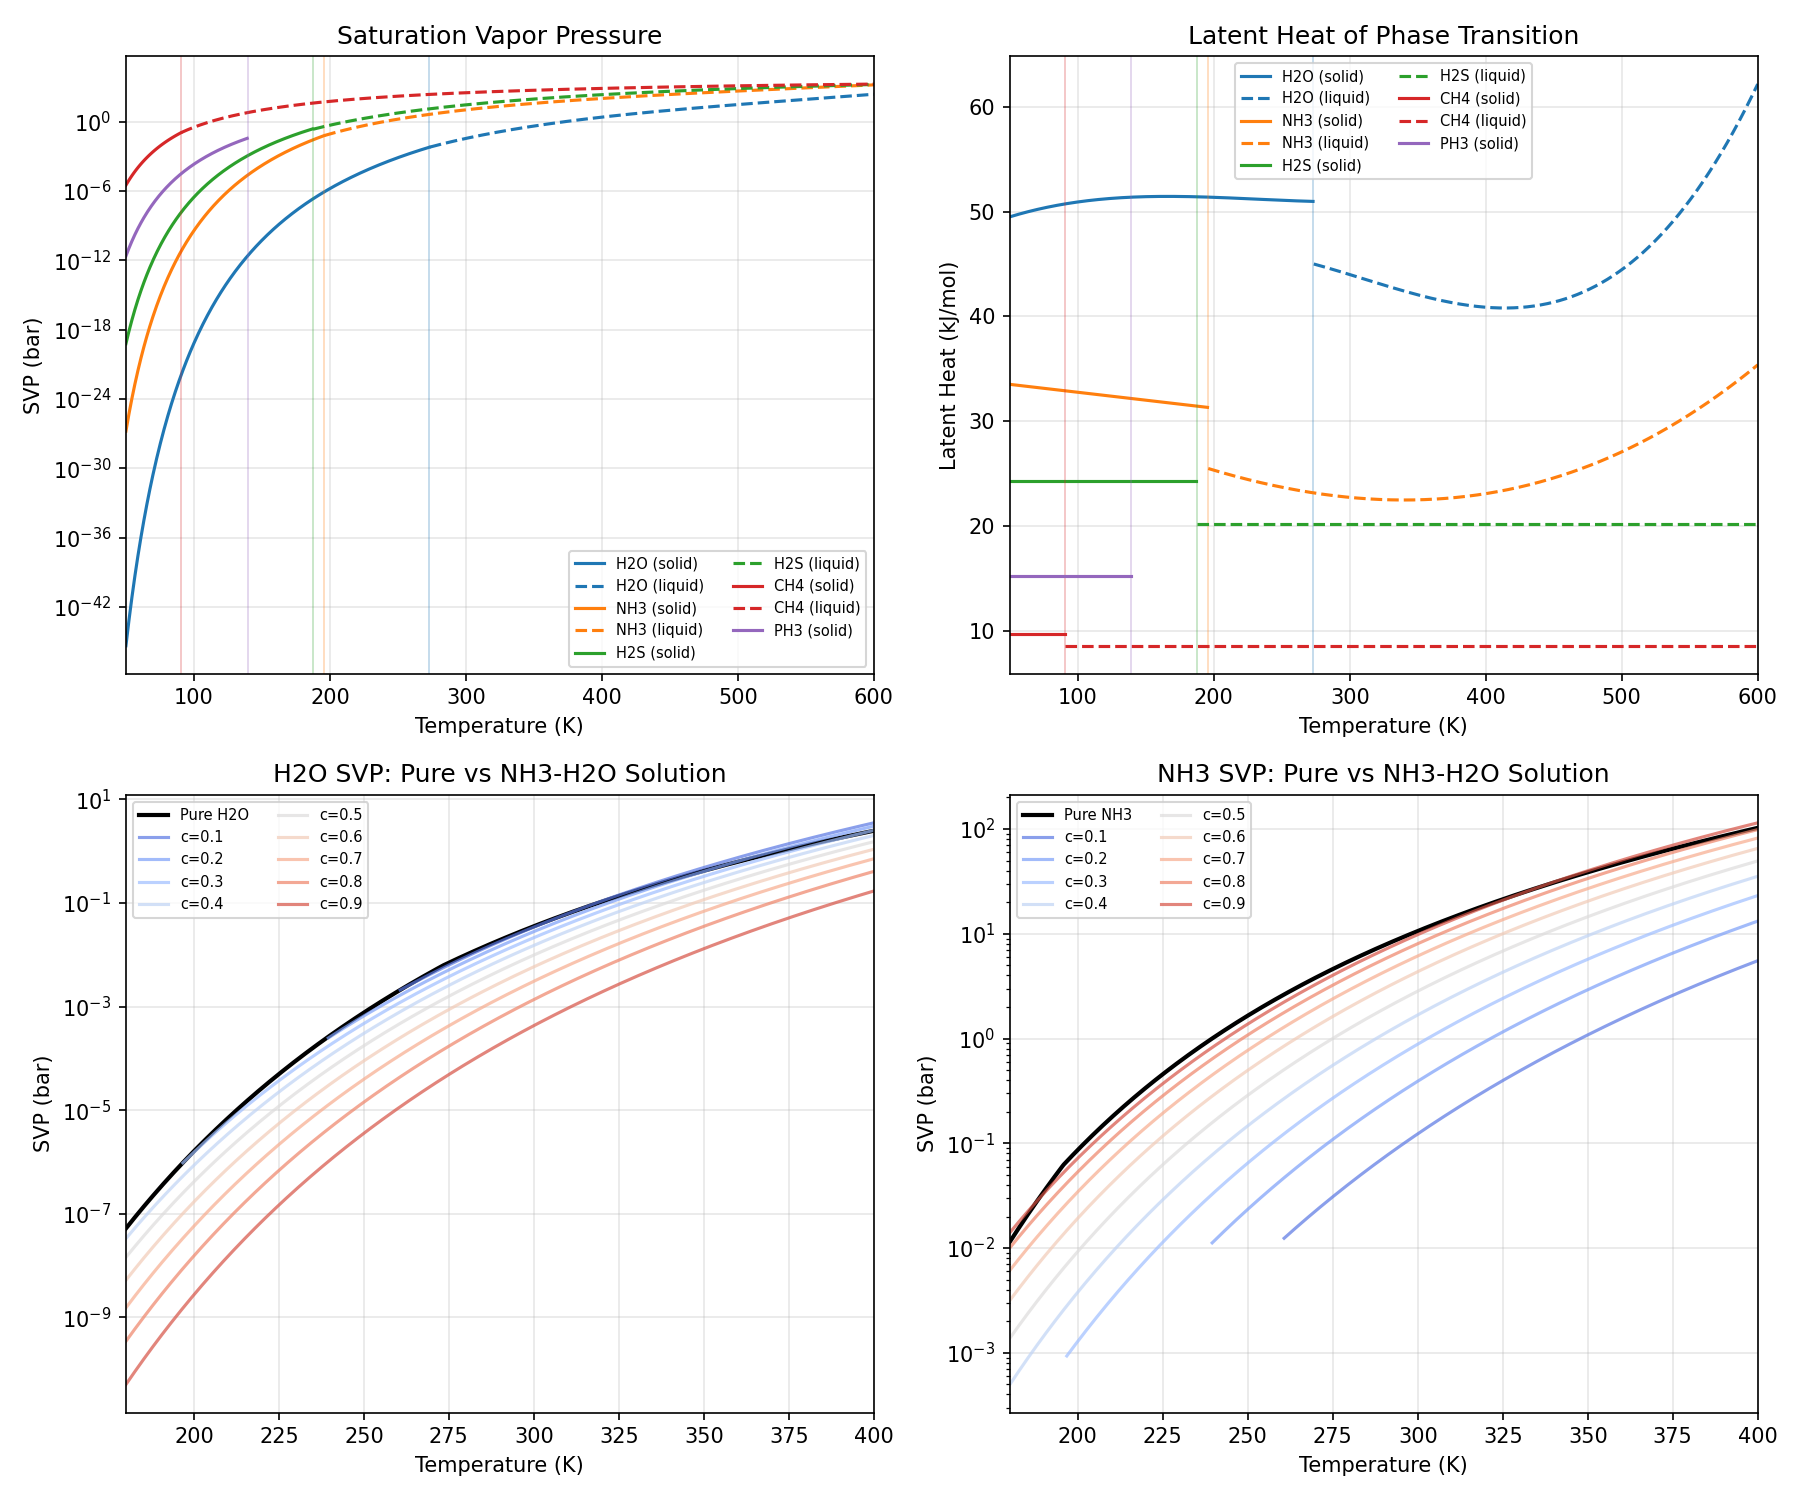

Python code for this plot:
"""
Visual inspection of saturation vapor pressures and latent heats.

Panel 1: SVP vs temperature for all species (solid + liquid phases)
Panel 2: Latent heat vs temperature for all species (solid + liquid phases)
Panel 3: H2O SVP — pure vs NH3-H2O solution at various concentrations
Panel 4: NH3 SVP — pure vs NH3-H2O solution at various concentrations

Run: uv run python tests/scripts/test_svp.py
"""

import numpy as np
import matplotlib.pyplot as plt

from eccm_mrtm.eccm import thermo

Z = 1.0

SPECIES = {
    "H2O": {
        "solid": thermo.h2o_solid_saturation_vapor_pressure,
        "liquid": thermo.h2o_liquid_saturation_vapor_pressure,
        "triple": thermo.H2O_TRIPLE_POINT,
        "color": "tab:blue",
    },
    "NH3": {
        "solid": thermo.nh3_solid_saturation_vapor_pressure,
        "liquid": thermo.nh3_liquid_saturation_vapor_pressure,
        "triple": thermo.NH3_TRIPLE_POINT,
        "color": "tab:orange",
    },
    "H2S": {
        "solid": thermo.h2s_solid_saturation_vapor_pressure,
        "liquid": thermo.h2s_liquid_saturation_vapor_pressure,
        "triple": thermo.H2S_TRIPLE_POINT,
        "color": "tab:green",
    },
    "CH4": {
        "solid": thermo.ch4_solid_saturation_vapor_pressure,
        "liquid": thermo.ch4_liquid_saturation_vapor_pressure,
        "triple": thermo.CH4_TRIPLE_POINT,
        "color": "tab:red",
    },
    "PH3": {
        "solid": thermo.ph3_solid_saturation_vapor_pressure,
        "liquid": None,
        "triple": thermo.PH3_TRIPLE_POINT,
        "color": "tab:purple",
    },
}

T = np.linspace(50, 600, 1000)

# Compute SVP and latent heat for all species across both phases
svp_data = {}
lh_data = {}
for name, spec in SPECIES.items():
    tp = spec["triple"]
    svp_arr = np.full_like(T, np.nan)
    lh_arr = np.full_like(T, np.nan)

    for i, Ti in enumerate(T):
        if Ti < tp:
            s, l = spec["solid"](Ti, Z)
            svp_arr[i] = s
            lh_arr[i] = l
        else:
            if spec["liquid"] is not None:
                s, l = spec["liquid"](Ti, Z)
                svp_arr[i] = s
                lh_arr[i] = l
            else:
                s, l = spec["solid"](Ti, Z)
                svp_arr[i] = s
                lh_arr[i] = l

    svp_data[name] = svp_arr
    lh_data[name] = lh_arr

# Solution SVP comparison
concentrations = np.arange(0.0, 1.1, 0.1)
T_sol = np.linspace(180, 400, 500)

sol_h2o = {}
sol_nh3 = {}
for c in concentrations:
    h2o_svp = np.full_like(T_sol, np.nan)
    nh3_svp = np.full_like(T_sol, np.nan)
    Tf = thermo.h2o_nh3h2osolution_freezing_point(c)
    for i, Ti in enumerate(T_sol):
        if Ti >= Tf:
            h2o_svp[i] = thermo.h2o_nh3h2osolution_saturation_vapor_pressure(Ti, c, Z)[
                0
            ]
            nh3_svp[i] = thermo.nh3_nh3h2osolution_saturation_vapor_pressure(Ti, c, Z)[
                0
            ]
    sol_h2o[c] = h2o_svp
    sol_nh3[c] = nh3_svp

# Pure comparison curves
pure_h2o_svp = np.full_like(T_sol, np.nan)
pure_nh3_svp = np.full_like(T_sol, np.nan)
for i, Ti in enumerate(T_sol):
    if Ti < thermo.H2O_TRIPLE_POINT:
        pure_h2o_svp[i] = thermo.h2o_solid_saturation_vapor_pressure(Ti, Z)[0]
    else:
        pure_h2o_svp[i] = thermo.h2o_liquid_saturation_vapor_pressure(Ti, Z)[0]
    if Ti < thermo.NH3_TRIPLE_POINT:
        pure_nh3_svp[i] = thermo.nh3_solid_saturation_vapor_pressure(Ti, Z)[0]
    else:
        pure_nh3_svp[i] = thermo.nh3_liquid_saturation_vapor_pressure(Ti, Z)[0]

# --- Plotting ---
fig, axes = plt.subplots(2, 2, figsize=(12, 10))

# Panel 1: SVP vs T
ax = axes[0, 0]
for name, spec in SPECIES.items():
    tp = spec["triple"]
    mask_solid = T < tp
    mask_liquid = T >= tp
    ax.semilogy(
        T[mask_solid],
        svp_data[name][mask_solid],
        "-",
        color=spec["color"],
        label=f"{name} (solid)",
    )
    if spec["liquid"] is not None:
        ax.semilogy(
            T[mask_liquid],
            svp_data[name][mask_liquid],
            "--",
            color=spec["color"],
            label=f"{name} (liquid)",
        )
    ax.axvline(tp, color=spec["color"], alpha=0.3, lw=0.8)
ax.set_xlabel("Temperature (K)")
ax.set_ylabel("SVP (bar)")
ax.set_title("Saturation Vapor Pressure")
ax.legend(fontsize=7, ncol=2)
ax.set_xlim(50, 600)
ax.grid(True, alpha=0.3)

# Panel 2: Latent heat vs T
ax = axes[0, 1]
for name, spec in SPECIES.items():
    tp = spec["triple"]
    mask_solid = T < tp
    mask_liquid = T >= tp
    ax.plot(
        T[mask_solid],
        lh_data[name][mask_solid] / 1e3,
        "-",
        color=spec["color"],
        label=f"{name} (solid)",
    )
    if spec["liquid"] is not None:
        ax.plot(
            T[mask_liquid],
            lh_data[name][mask_liquid] / 1e3,
            "--",
            color=spec["color"],
            label=f"{name} (liquid)",
        )
    ax.axvline(tp, color=spec["color"], alpha=0.3, lw=0.8)
ax.set_xlabel("Temperature (K)")
ax.set_ylabel("Latent Heat (kJ/mol)")
ax.set_title("Latent Heat of Phase Transition")
ax.legend(fontsize=7, ncol=2)
ax.set_xlim(50, 600)
ax.grid(True, alpha=0.3)

# Panel 3: H2O pure vs solution
ax = axes[1, 0]
ax.semilogy(T_sol, pure_h2o_svp, "k-", lw=2, label="Pure H2O")
cmap = plt.cm.coolwarm
for j, c in enumerate(concentrations):
    if c == 0.0 or c == 1.0:
        continue
    color = cmap(c)
    mask = ~np.isnan(sol_h2o[c])
    if mask.any():
        ax.semilogy(
            T_sol[mask],
            sol_h2o[c][mask],
            "-",
            color=color,
            alpha=0.7,
            label=f"c={c:.1f}",
        )
ax.set_xlabel("Temperature (K)")
ax.set_ylabel("SVP (bar)")
ax.set_title("H2O SVP: Pure vs NH3-H2O Solution")
ax.legend(fontsize=7, ncol=2)
ax.set_xlim(180, 400)
ax.grid(True, alpha=0.3)

# Panel 4: NH3 pure vs solution
ax = axes[1, 1]
ax.semilogy(T_sol, pure_nh3_svp, "k-", lw=2, label="Pure NH3")
for j, c in enumerate(concentrations):
    if c == 0.0 or c == 1.0:
        continue
    color = cmap(c)
    mask = ~np.isnan(sol_nh3[c])
    if mask.any():
        ax.semilogy(
            T_sol[mask],
            sol_nh3[c][mask],
            "-",
            color=color,
            alpha=0.7,
            label=f"c={c:.1f}",
        )
ax.set_xlabel("Temperature (K)")
ax.set_ylabel("SVP (bar)")
ax.set_title("NH3 SVP: Pure vs NH3-H2O Solution")
ax.legend(fontsize=7, ncol=2)
ax.set_xlim(180, 400)
ax.grid(True, alpha=0.3)

plt.tight_layout()
plt.show()
